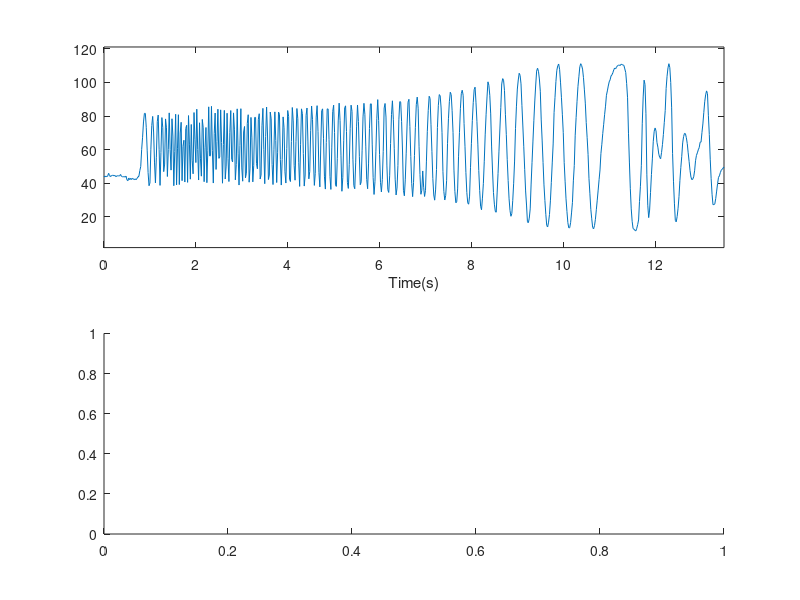

The MATLAB source for this figure: (Note: this script raises an error after producing the figure.)
clear
%Create variables. This is just so that the if statements work later.
Launch_2_1 = 0;
Launch_2_2 = 0;
Launch_2_3 = 0;
Launch_2_4 = 0;
Launch_2_5 = 0;
%load data. Just change the number of the launch in both lines below
load('Launch_2_1.txt')
launch=Launch_2_1;

%make column vectors out of the table of data
x_accel=launch(:,1);
y_accel=launch(:,2);
z_accel=launch(:,3);
x_roll=launch(:,4);
y_roll=launch(:,5);
z_roll=launch(:,6);
x_mag=launch(:,7);
y_mag=launch(:,8);
z_mag=launch(:,9);


%create time vector. Assume logger writes at 50 hz. 
[length,width]=size(x_accel);
i= 1:1:length;
time = i*.02;

%find the launch window. Each launch has various accelerations before
%ignition which means there needs to be a different threshold in order to
%actually detect it. Also, launches 4 and 5 used a different set of
%electronics which use different units. These if statements also adjust for
%the magnitude of the frequencies on the spectrogram.
launchframe=1;

if (launch == Launch_2_1) | (launch == Launch_2_2)
    while z_accel(launchframe)<40
    launchframe=launchframe+1;
    end
    z_roll = -1*z_roll/(2*pi);
    x_roll = -1*x_roll/(2*pi);
    y_roll = -1*y_roll/(2*pi);
    minThresh = 0;
    pos = 'last';
    powerCutoff = 3;
elseif (launch == Launch_2_4)
    while z_accel(launchframe)<120
    launchframe=launchframe+1;
    end
    z_roll = -1*z_roll/360;
    x_roll = -1*x_roll/360;
    y_roll = -1*y_roll/360;
    minThresh = -30;
    pos = 'first';
    powerCutoff = .005;
elseif (launch == Launch_2_5)
    while z_accel(launchframe)<40
    launchframe=launchframe+1;
    end
    z_roll = -1*z_roll/360;
    x_roll = -1*x_roll/360;
    y_roll = -1*y_roll/360;
    minThresh = -37;
    pos = 'last';
    powerCutoff = .0025;
else
    minThresh = 0;
    justwork = 'Didnt work'
    pos = 'last';
end
%launch window start is 0.5 s before launch frame and 13 s after. Find it
%by frame and correlate to time
logstart = launchframe -.5/.02;
logstop = launchframe + 13/.02;
launchstart = time(logstart);
launchstop = time(logstop);

%variables for the spectrogram controls
frequencyLimits = [0 25]; % Hz
leakage = 0.8;
timeResolution = 0.75; % seconds
overlapPercent = 99;
reassignFlag = true;

% Index into signal time region of interest
x_mag_ROI = x_mag(:);
timeValues = time;
minIdx = timeValues >= launchstart;
maxIdx = timeValues <= launchstop;

%Trim time frame and convert to proper units
x_mag_ROI = x_mag_ROI(minIdx&maxIdx);
timeValues = timeValues(minIdx&maxIdx);

z_accel_processed = z_accel(minIdx&maxIdx)/9.8;
x_accel_processed = x_accel(minIdx&maxIdx)/9.8;
y_accel_processed = y_accel(minIdx&maxIdx)/9.8;

z_roll_processed = z_roll(minIdx&maxIdx);
x_roll_processed = x_roll(minIdx&maxIdx);
y_roll_processed = y_roll(minIdx&maxIdx);

timeValues = timeValues - launchstart;

% Compute spectral estimate
%Plot the x magnetometer and spectrogram on the same plot
figure('Name', 'X Magnetometer Spectrogram','NumberTitle','off')
ax1 = subplot(2,1,1);
plot(timeValues, x_mag_ROI)
%scale axis
axis([0 launchstop-launchstart (min(x_mag_ROI)-.1*(max(x_mag_ROI)-min(x_mag_ROI))) (max(x_mag_ROI)+.1*(max(x_mag_ROI)-min(x_mag_ROI)))])
xlabel('Time(s)')
ax2 = subplot(2,1,2);
pspectrum(x_mag_ROI,timeValues, ...
    'spectrogram', ...
    'FrequencyLimits',frequencyLimits, ...
    'Leakage',leakage, ...
    'TimeResolution',timeResolution, ...
    'OverlapPercent',overlapPercent, ...
    'MinThreshold',minThresh, ...
    'Reassign',reassignFlag);
[P, F, T] = pspectrum(x_mag_ROI,timeValues, ...
    'spectrogram', ...
    'FrequencyLimits',frequencyLimits, ...
    'Leakage',leakage, ...
    'TimeResolution',timeResolution, ...
    'OverlapPercent',overlapPercent, ...
    'MinThreshold',minThresh, ...
    'Reassign',reassignFlag);
figure('Name', 'Acceleration and Roll','NumberTitle','off')

%Plot Acceleration
ax1 = subplot(3,1,1);
hold on
plot(timeValues,z_accel_processed)
plot(timeValues,y_accel_processed)
plot(timeValues,x_accel_processed)
axis([0 launchstop-launchstart (min(z_accel_processed)-.1*(max(z_accel_processed)-min(z_accel_processed))) (max(z_accel_processed)+.1*(max(z_accel_processed)-min(z_accel_processed)))])
xlabel('Time(s)')
ylabel('Acceleration(g)')
title('Acceleration vs Time')

ax2 = subplot(3,1,2);
[length,width]=size(z_accel_processed);
velocity = zeros(length,1);
velocity(1) = 0;
for i = 2:length
    velocity(i) = z_accel_processed(i-1)*9.8 * .02 + velocity(i-1);
end

plot(timeValues,velocity)
xlabel('Time(s)')
ylabel('Velocity (m/s)')
title('Velocity vs Time')

%Plot Roll
ax3 = subplot(3,1,3);
hold on
plot(timeValues,z_roll_processed)
plot(timeValues,y_roll_processed)
plot(timeValues,x_roll_processed)
axis([0 launchstop-launchstart (min(z_roll_processed)-.1*(max(z_roll_processed)-min(z_roll_processed))) (max(z_roll_processed)+.1*(max(z_roll_processed)-min(z_roll_processed)))])
xlabel('Time(s)')
ylabel('Gyro Roll Rate (Hz)')
title('Roll Rate vs Time')

x=1;
[lengthp, widthp] = size(P);
for j =1:widthp
    for i =1:lengthp
        if P(i,j) > powerCutoff
            ov(x,1) = T(j);
            ov(x,2) = F(i);
            x=x+1;
        end
    end
end

%ai is the index of the unique time values, sorted by last. Somehow this
%code works although I'm not positive how it works. I'm not questioning it
[nv1, ai] = unique(ov(:,1), pos)
figure('name', 'Spectrogram Roll Rate', 'NumberTitle','off')
plot(ov(ai,1),ov(ai,2))
xlabel('Time(s)')
ylabel('Roll Rate (Hz)')
title('Roll Rate vs Time')

fileID = fopen('Launch_1_Roll_Rate.txt', 'w')
fprintf(fileID,'%6s %12s\r\n','t','Hz');
[length, width] = size(ai);
for i = 1: length
   fprintf(fileID, '%6.2f %12.8f\r\n', ov(ai(i),1), ov(ai(i),2));
end
fclose(fileID)

%signalAnalyzer
